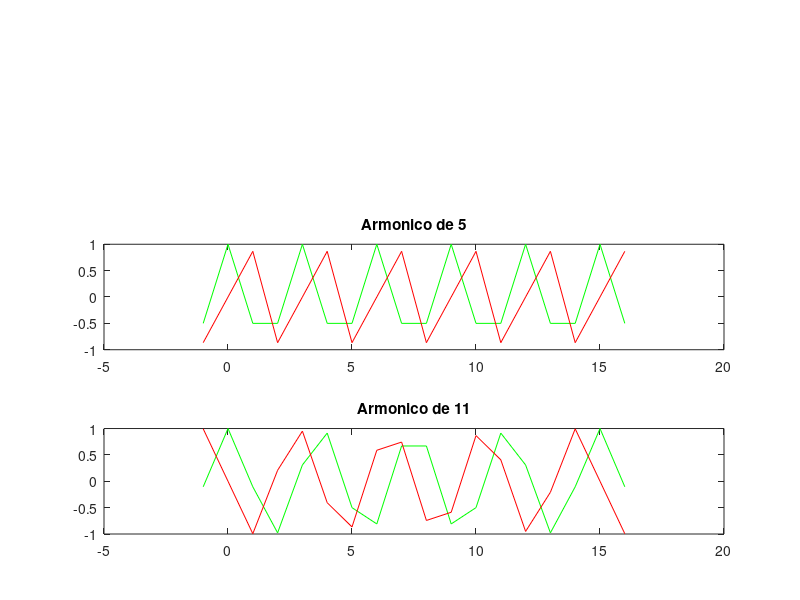

Write the MATLAB code that produced this figure.
% Ejercicio 2

% Rangos:
n = -1:16;

% Armonicos:
k1 = 4;
k2 = 5;
k3 = 11;

% Exponencial Complejas:
figure;
sk = exp(1j*2*pi*k1/15.*n);
subplot(1,2,1); plot(n ,real(sk), 'g',n,imag(sk), 'r'); title('Armonico de 4, Real.')

sk = exp(1j*2*pi*k2/15.*n);
subplot(3,1,2); plot(n ,real(sk), 'g',n,imag(sk), 'r'); title('Armonico de 5')

sk = exp(1j*2*pi*k3/15.*n);
subplot(3,1,3); plot(n ,real(sk), 'g',n,imag(sk), 'r'); title('Armonico de 11')



